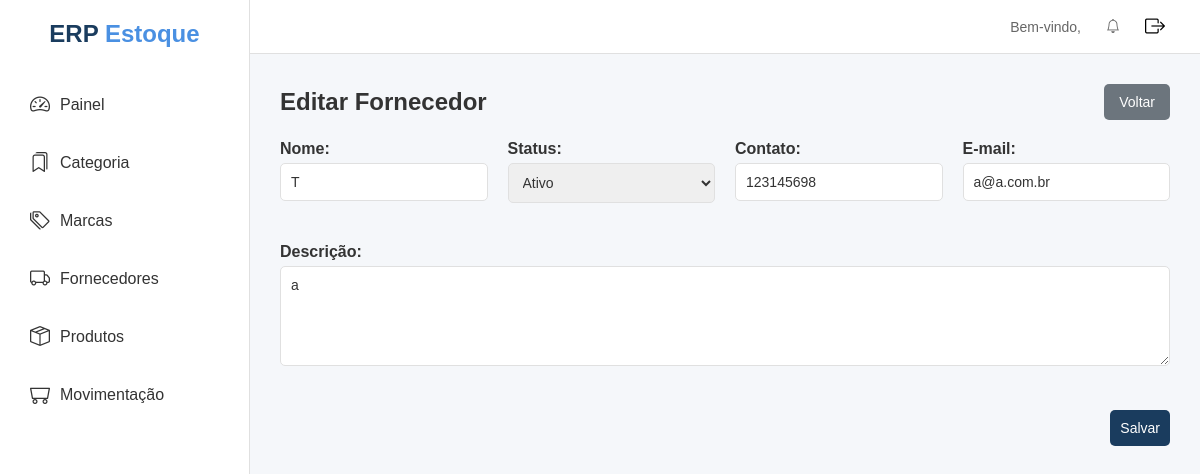
Screenshot of /Fornecedor/5/atualizar/ with the database file from the repository.
### apps/fornecedor/models.py (models this page shows, shortened)
class Fornecedor(models.Model):
    nome = models.CharField(max_length=500)
    contato = models.CharField(max_length=20, blank=True, null=True)
    email = models.EmailField(blank=True, null=True)
    descricao = models.TextField(null=True, blank=True)
    status = models.BooleanField(default=True)
    created_at = models.DateTimeField(auto_now_add=True)
    updated_at = models.DateTimeField(auto_now=True)
    class Meta:
        ordering = ['nome']

### apps/fornecedor/views.py (the view)
# urls.py: path('Fornecedor/<int:pk>/atualizar/', FornecedorUpdateView.as_view(), name='fornecedores_form'),
class FornecedorUpdateView(UpdateView):
    model = Fornecedor
    template_name = 'fornecedor/fornecedores_edit.html'
    form_class = FornecedorForm
    success_url = reverse_lazy('fornecedores:fornecedores_list')

### apps/fornecedor/forms.py
class FornecedorForm(forms.ModelForm):
    class Meta:
        model = Fornecedor
        fields = ['nome', 'status', 'contato', 'email', 'descricao']  # Inclui todos os campos editáveis
        widgets = {
            'nome': forms.TextInput(attrs={'class': 'form-control', 'placeholder': 'Digite o nome do fornecedor'}),
            'status': forms.Select(attrs={'class': 'form-control'}, choices=STATUS_CHOICE),
            'contato': forms.TextInput(attrs={'class': 'form-control', 'placeholder': 'Ex: (11) 99999-9999'}),
            'email': forms.EmailInput(attrs={'class': 'form-control', 'placeholder': 'exemplo@dominio.com'}),
            'descricao': forms.Textarea(attrs={'class': 'form-control', 'rows': 4, 'placeholder': 'Descrição do fornecedor'}),
        }
        labels = {
            'nome': 'Nome',
            'status': 'Status',
            'contato': 'Contato',
            'email': 'E-mail',
            'descricao': 'Descrição',
        }

### apps/notificacao/context_processors.py (called while the page is built)
def notificacoes(request):
    return {
        'notificacoes': Notificacao.objects.filter(lida=False)
    }

### apps/templates/fornecedor/fornecedores_edit.html (shortened to what this page needs)
{% extends 'layouts/base.html' %}
{% block conteudo %}
<div class="content">
    <div class="page-header">
        <h1>{% if fornecedor %}Editar Fornecedor{% else %}Novo Fornecedor{% endif %}</h1>
        <a href="{% url 'fornecedores:fornecedores_list' %}" class="btn btn-secondary">Voltar</a>
    </div>
    <form method="post">
        <div class="form-grid">
            <div class="form-group">
                {{ form.nome.label_tag }}
                {{ form.nome }}
            </div>
            <div class="form-group">
                {{ form.status.label_tag }}
                {{ form.status }}
            </div>
            <div class="form-group">
                {{ form.contato.label_tag }}
                {{ form.contato }}
            </div>
            <div class="form-group">
                {{ form.email.label_tag }}
                {{ form.email }}
            </div>
            <div class="form-group full-width">
                {{ form.descricao.label_tag }}
                {{ form.descricao }}
            </div>
        </div>
        <div class="form-actions">
            <button type="submit" class="btn btn-primary">Salvar</button>
        </div>
    </form>
</div>
{% endblock %}

### apps/static/assets/css/style.css (style rules this page uses)
* { margin: 0; padding: 0; box-sizing: border-box; font-family: Arial, sans-serif; }
body { background-color: #f5f7fa; }
.content { padding: 30px; }
.content h1 { font-size: 24px; color: #333; }
.page-header { display: flex; justify-content: space-between; align-items: center; margin-bottom: 20px; }
.form-group { margin-bottom: 20px; }
.form-group label { display: block; margin-bottom: 5px; font-weight: 600; color: #333; }
.form-control { width: 100%; padding: 10px; border: 1px solid #e0e0e0; border-radius: 5px; font-size: 14px; color: #333; }
textarea.form-control { min-height: 100px; resize: vertical; }
.btn { padding: 10px 15px; border: none; border-radius: 5px; font-size: 14px; cursor: pointer; text-decoration: none; display: inline-block; }
.btn-primary { background-color: #1a73e8; color: #fff; }
.btn-secondary { background-color: #6c757d; color: #fff; }
.btn-primary { background-color: #1a3c5e; border: none; border-radius: 5px; padding: 10px; font-weight: 500; }
.form-grid { display: flex; flex-wrap: wrap; gap: 20px; }
.form-grid .form-group { flex: 1; min-width: 200px; max-width: 300px; }
.form-grid .form-group.full-width { flex: 0 0 100%; max-width: 100%; }
.form-actions { display: flex; justify-content: flex-end; margin-top: 20px; }

### rows the page displays
Fornecedor: nome "T", status "Ativo", contato "123145698", email "a@a.com.br", descricao "a"
